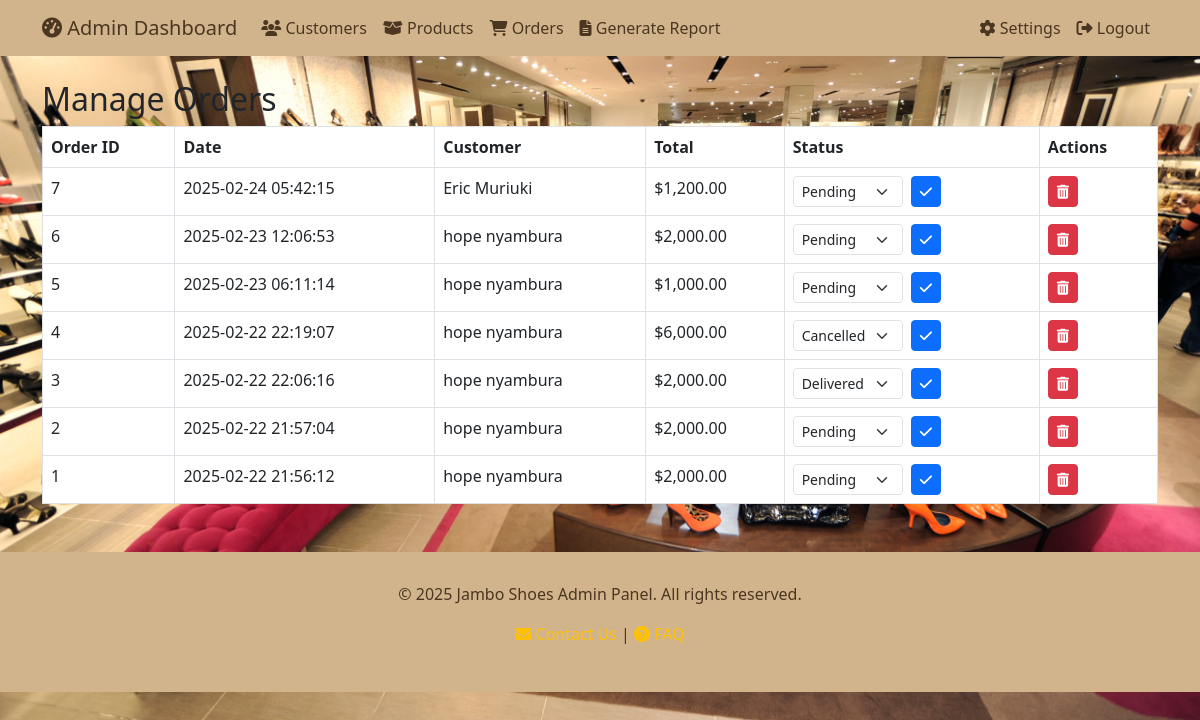
Page /admin_orders.php (signed in) on the committed database.
### tables this page shows
CREATE TABLE `orders` (
  `order_id` int(11) NOT NULL,
  `customer_id` int(11) NOT NULL,
  `order_date` timestamp NOT NULL DEFAULT current_timestamp(),
  `total` decimal(10,2) NOT NULL,
  `status` varchar(50) DEFAULT 'Pending',
  `shipping_name` varchar(255) DEFAULT NULL,
  `shipping_address` text DEFAULT NULL,
  `shipping_phone` varchar(50) DEFAULT NULL
);

CREATE TABLE `customers` (
  `id` int(11) NOT NULL,
  `name` varchar(100) NOT NULL,
  `email` varchar(100) NOT NULL,
  `password` varchar(255) NOT NULL,
  `is_admin` tinyint(1) DEFAULT 0,
  `created_at` timestamp NOT NULL DEFAULT current_timestamp()
);

### admin_orders.php (the view, shortened to what this page needs)
<?php
require_once 'db_connect.php';
$result = $conn->query("SELECT o.order_id, o.order_date, o.total, o.status, c.name AS customer_name
                         FROM orders o
                         JOIN customers c ON o.customer_id = c.id
                         ORDER BY o.order_date DESC");
?>
<!DOCTYPE html>
<html lang="en">
<head>
  <link href="https://cdn.jsdelivr.net/npm/bootstrap@5.3.0/dist/css/bootstrap.min.css" rel="stylesheet">
  <link rel="stylesheet" href="https://cdnjs.cloudflare.com/ajax/libs/font-awesome/6.4.2/css/all.min.css">
</head>
<body>
  <?php include 'admin_header.php'; ?>
  <div class="container mt-4">
    <h2>Manage Orders</h2>
    <table class="table table-bordered">
       <thead>
         <tr>
           <th>Order ID</th>
           <th>Date</th>
           <th>Customer</th>
           <th>Total</th>
           <th>Status</th>
           <th>Actions</th>
         </tr>
       </thead>
       <tbody>
         <?php while($row = $result->fetch_assoc()): ?>
         <tr>
           <td><?php echo $row['order_id']; ?></td>
           <td><?php echo $row['order_date']; ?></td>
           <td><?php echo htmlspecialchars($row['customer_name']); ?></td>
           <td>$<?php echo number_format($row['total'], 2); ?></td>
           <td>
             <form action="" method="POST" class="d-flex align-items-center">
               <select name="new_status" class="form-select form-select-sm me-2" style="width:auto;">
                 <?php
                   $statuses = array("Pending", "Shipped", "Delivered", "Cancelled");
                   foreach ($statuses as $status) {
                       $selected = ($row['status'] == $status) ? "selected" : "";
                       echo "<option value=\"$status\" $selected>$status</option>";
                   }
                 ?>
               </select>
               <button type="submit" class="btn btn-sm btn-primary" title="Update">
                 <i class="fas fa-check"></i>
               </button>
             </form>
           </td>
           <td>
             <form action="" method="POST" onsubmit="return confirm('Are you sure you want to delete this order?');">
               <button type="submit" class="btn btn-sm btn-danger" title="Delete">
                 <i class="fas fa-trash-alt"></i>
               </button>
             </form>
           </td>
         </tr>
         <?php endwhile; ?>
       </tbody>
    </table>
  </div>
  <?php include 'admin_footer.php'; ?>
</body>
</html>

### admin_orders.php (style rules this page uses)
body { font-family: Arial, sans-serif; background: url('logo.jpg') no-repeat center center/cover; }

### rows in the picture
orders: order_id "7", order_date "2025-02-24 05:42:15", customer.name "Eric Muriuki", total "1,200.00"
orders: order_id "6", order_date "2025-02-23 12:06:53", customer.name "hope nyambura", total "2,000.00"
orders: order_id "5", order_date "2025-02-23 06:11:14", customer.name "hope nyambura", total "1,000.00"
orders: order_id "4", order_date "2025-02-22 22:19:07", customer.name "hope nyambura", total "6,000.00"
orders: order_id "3", order_date "2025-02-22 22:06:16", customer.name "hope nyambura", total "2,000.00"
orders: order_id "2", order_date "2025-02-22 21:57:04", customer.name "hope nyambura", total "2,000.00"
orders: order_id "1", order_date "2025-02-22 21:56:12", customer.name "hope nyambura", total "2,000.00"

### other values in the picture
form field new_status "Pending"
form field new_status "Cancelled"
form field new_status "Delivered"
